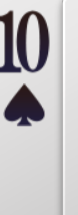
#> input picture dataset/by_class/10/hand_097_19.png, 78 x 215 px
$ python -i prepare_54.py   (imports and definitions only)
#> lines starting #> are read from the running program, lines starting #| are printed output that depends on the picture; after the words box and inside, x2 and y2 are one past the last pixel; in counts of white or black regions, pixels touching at a corner belong together
#> further down, picture is the input picture: shape (215, 78, 3); mean B, G, R 192, 189.5, 192
#!/usr/bin/env python3
"""
54 类扑克牌数据集准备
基于现有的 dataset/by_class/（15类数字），自动按颜色分组

流程：
1. 读取现有数字分类文件夹里的裁剪图
2. 颜色检测判断红/黑（基于花色区域）
3. 自动放入 dataset/by_class_54/数字_红色/ 或 数字_黑色/
4. 用户只需区分形状：
   - 红色内：心形→红心，菱形→方块
   - 黑色内：桃形→黑桃，三叶草→梅花
"""

import os
import cv2
import numpy as np
import shutil
import glob


# 54 个类别文件夹
NUMBERS = ['3', '4', '5', '6', '7', '8', '9', '10', 'J', 'Q', 'K', 'A', '2']
SUITS = ['红心', '方块', '黑桃', '梅花']


def detect_color(img):
    """检测裁剪图中花色的颜色（红/黑）"""
    h, w = img.shape[:2]
#> h = 215; w = 78
    if h < 80 or w < 30:
        return 'unknown'

    # 提取花色区域：数字下方，牌面中央偏左
    # 数字通常在 y=0:40，花色在 y=40:90，x=5:w-5
    suit_y1 = min(h, 45)
#> suit_y1 = 45
    suit_y2 = min(h, 95)
#> suit_y2 = 95
    suit_x1 = min(w, 5)
#> suit_x1 = 5
    suit_x2 = max(suit_x1 + 1, w - 5)
#> suit_x2 = 73

    suit_region = img[suit_y1:suit_y2, suit_x1:suit_x2]
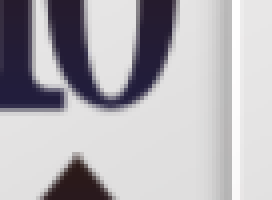
#> suit_region: shape (50, 68, 3) (shown 4 times larger); mean B, G, R 182.6, 177.5, 180.2
    if suit_region.size == 0:
        return 'unknown'

    hsv = cv2.cvtColor(suit_region, cv2.COLOR_BGR2HSV)
#> hsv: shape (50, 68, 3); mean H, S, V 37.6, 24.2, 183.8

    # 红色范围（包含红桃和方块）
    red1 = cv2.inRange(hsv, np.array([0, 60, 50]), np.array([15, 255, 255]))
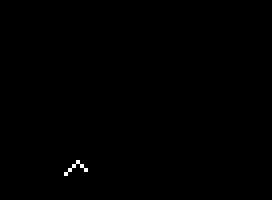
#> red1: shape (50, 68) (shown 4 times larger); 0.18% white in thin lines or dots, all inside (x1, y1, x2, y2) = (16, 40, 22, 44)
    red2 = cv2.inRange(hsv, np.array([165, 60, 50]), np.array([180, 255, 255]))
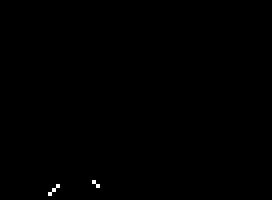
#> red2: shape (50, 68) (shown 4 times larger); 0.15% white in thin lines or dots, all inside (x1, y1, x2, y2) = (12, 45, 25, 49)
    red_pixels = cv2.countNonZero(red1) + cv2.countNonZero(red2)
#> red_pixels = 11

    # 如果红色像素足够多，判定为红色花色
    total_pixels = suit_region.shape[0] * suit_region.shape[1]
#> total_pixels = 3400
    red_ratio = red_pixels / total_pixels
#> red_ratio = 0.00324

    return 'red' if red_ratio > 0.05 else 'black'


# [72 lines left out: function main, not called in this run]


# [2 lines not run here, left out]

>>> import cv2
>>> picture = cv2.imread('dataset/by_class/10/hand_097_19.png')
>>> result = detect_color(picture)
#> result = 'black'
